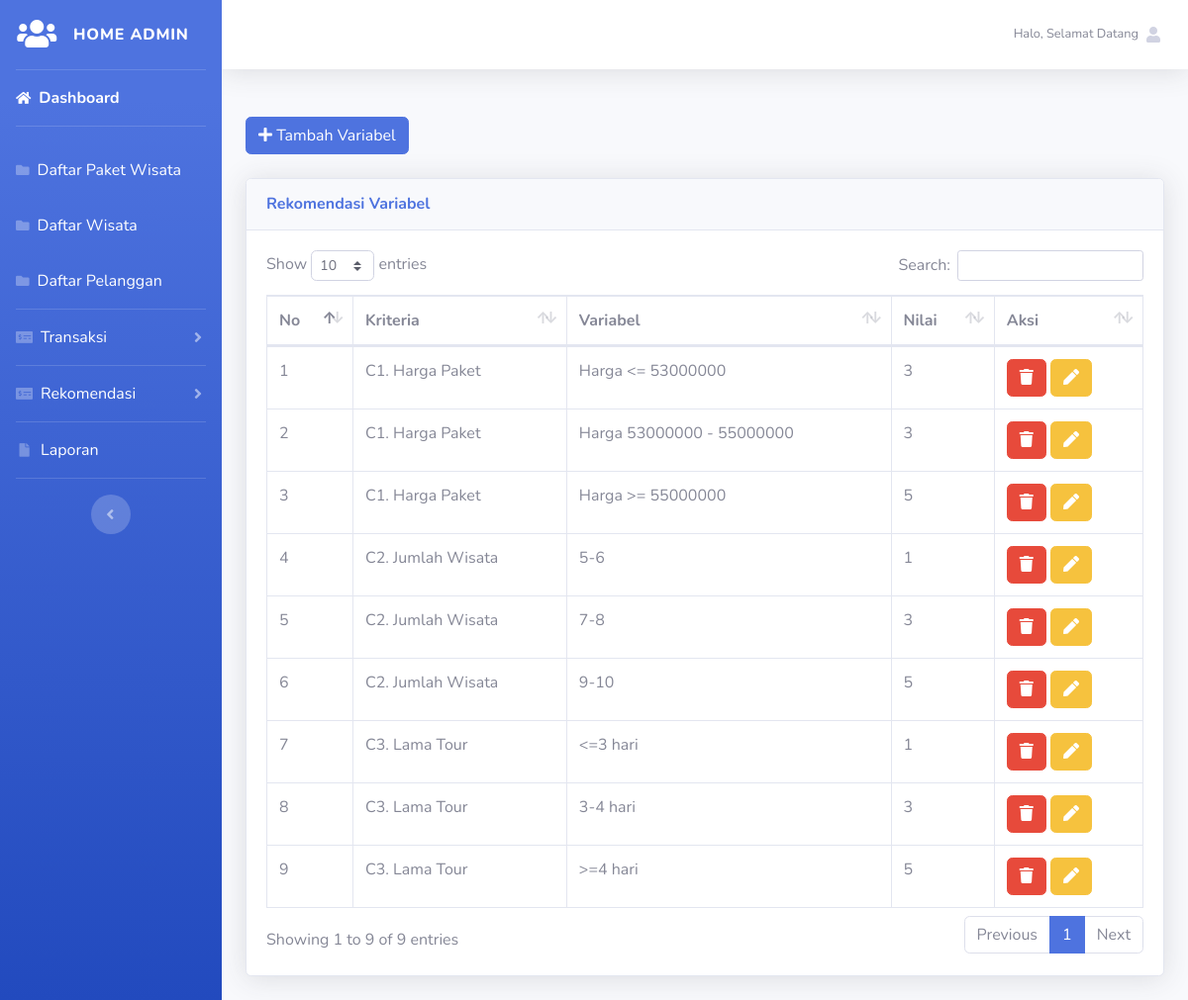
The app's page /admin/index.php?page=rekomendasivariabel (signed in) with its own data.
### tables this page shows
CREATE TABLE `tb_rekomendasi_variabel` (
  `id_variabel` int(11) NOT NULL,
  `id_kriteria` int(11) NOT NULL,
  `variabel` varchar(25) NOT NULL,
  `nilai` int(11) NOT NULL
);

CREATE TABLE `tb_rekomendasi_kriteria` (
  `id_kriteria` int(11) NOT NULL,
  `kriteria` varchar(25) DEFAULT NULL
);

### admin/rekomendasivariabel.php (the view)
<a href="index.php?page=variabeltambah" class="btn btn-primary"><i class="fas fa-plus"></i>  Tambah Variabel</a><br><br>
<div class="card shadow mb-4">
    <div class="card-header py-3">
        <h6 class="m-0 font-weight-bold text-primary">Rekomendasi Variabel</h6>
    </div>
	<div class="card-body">
		<div class="table-responsive">
			<table class="table table-bordered" id="dataTable" width="100%" cellspacing="0">
				<thead>
					<tr>
						<th>No</th>
						<th>Kriteria</th>
						<th>Variabel</th>
						<th>Nilai</th>
						<th>Aksi</th>
					</tr>
				</thead>
				<tbody>
					<?php $nomor=1; ?>
					<?php $ambil=$koneksi->query("SELECT * FROM tb_rekomendasi_variabel as v JOIN tb_rekomendasi_kriteria as k ON v.id_kriteria = k.id_kriteria"); ?>
					<?php while($pecah = $ambil->fetch_assoc()){ ?>
					<tr>
						<td><?php echo $nomor; ?></td>
						<td><?php echo $pecah['kriteria']; ?></td>
						<td><?php echo $pecah['variabel']; ?></td>
						<td><?php echo $pecah['nilai']; ?></td>
						<td>
                            <a class="btn btn-danger btn-hapus" href="#" value="<?php echo $pecah['id_variabel']; ?>"><i class="fa fa-trash"></i></a>
                            <a class="btn btn-warning" href="index.php?page=variabeledit&id=<?php echo $pecah['id_variabel']; ?>"><i class="fa fa-pen"></i></a>
                        </td>
					</tr>
						<?php $nomor++; ?>
						<?php }?>
				</tbody>
			</table>
		</div>
	</div>
</div>

### records on screen
tb_rekomendasi_variabel: id_kriteria.kriteria "C1. Harga Paket", variabel "Harga <= 53000000", nilai "3"
tb_rekomendasi_variabel: id_kriteria.kriteria "C1. Harga Paket", variabel "Harga 53000000 - 55000000", nilai "3"
tb_rekomendasi_variabel: id_kriteria.kriteria "C1. Harga Paket", variabel "Harga >= 55000000", nilai "5"
tb_rekomendasi_variabel: id_kriteria.kriteria "C2. Jumlah Wisata", variabel "5-6", nilai "1"
tb_rekomendasi_variabel: id_kriteria.kriteria "C2. Jumlah Wisata", variabel "7-8", nilai "3"
tb_rekomendasi_variabel: id_kriteria.kriteria "C2. Jumlah Wisata", variabel "9-10", nilai "5"
tb_rekomendasi_variabel: id_kriteria.kriteria "C3. Lama Tour", variabel "<=3 hari", nilai "1"
tb_rekomendasi_variabel: id_kriteria.kriteria "C3. Lama Tour", variabel "3-4 hari", nilai "3"
tb_rekomendasi_variabel: id_kriteria.kriteria "C3. Lama Tour", variabel ">=4 hari", nilai "5"
